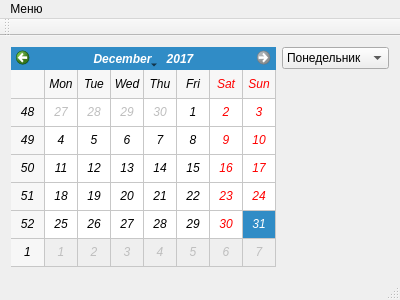
<?xml version="1.0" encoding="UTF-8"?>
<ui version="4.0">
 <class>MainWindow</class>
 <widget class="QMainWindow" name="MainWindow">
  <property name="geometry">
   <rect>
    <x>0</x>
    <y>0</y>
    <width>400</width>
    <height>300</height>
   </rect>
  </property>
  <property name="windowTitle">
   <string>Лабораторная работа №1</string>
  </property>
  <widget class="QWidget" name="centralWidget">
   <layout class="QHBoxLayout" name="horizontalLayout">
    <item>
     <widget class="QCalendarWidget" name="calendarWidget">
      <property name="font">
       <font>
        <italic>true</italic>
       </font>
      </property>
      <property name="minimumDate">
       <date>
        <year>2017</year>
        <month>1</month>
        <day>1</day>
       </date>
      </property>
      <property name="maximumDate">
       <date>
        <year>2017</year>
        <month>12</month>
        <day>31</day>
       </date>
      </property>
      <property name="gridVisible">
       <bool>true</bool>
      </property>
     </widget>
    </item>
    <item>
     <layout class="QVBoxLayout" name="verticalLayout">
      <item>
       <widget class="QComboBox" name="comboBox">
        <item>
         <property name="text">
          <string>Понедельник</string>
         </property>
        </item>
        <item>
         <property name="text">
          <string>Вторник</string>
         </property>
        </item>
        <item>
         <property name="text">
          <string>Среда</string>
         </property>
        </item>
        <item>
         <property name="text">
          <string>Четверг</string>
         </property>
        </item>
        <item>
         <property name="text">
          <string>Пятница</string>
         </property>
        </item>
        <item>
         <property name="text">
          <string>Суббота</string>
         </property>
        </item>
        <item>
         <property name="text">
          <string>Воскресенье</string>
         </property>
        </item>
       </widget>
      </item>
      <item>
       <spacer name="verticalSpacer">
        <property name="orientation">
         <enum>Qt::Vertical</enum>
        </property>
        <property name="sizeHint" stdset="0">
         <size>
          <width>20</width>
          <height>40</height>
         </size>
        </property>
       </spacer>
      </item>
     </layout>
    </item>
   </layout>
  </widget>
  <widget class="QMenuBar" name="menuBar">
   <property name="geometry">
    <rect>
     <x>0</x>
     <y>0</y>
     <width>400</width>
     <height>21</height>
    </rect>
   </property>
   <widget class="QMenu" name="menu">
    <property name="title">
     <string>Меню</string>
    </property>
    <addaction name="action"/>
    <addaction name="action_2"/>
   </widget>
   <addaction name="menu"/>
  </widget>
  <widget class="QToolBar" name="mainToolBar">
   <attribute name="toolBarArea">
    <enum>TopToolBarArea</enum>
   </attribute>
   <attribute name="toolBarBreak">
    <bool>false</bool>
   </attribute>
  </widget>
  <widget class="QStatusBar" name="statusBar"/>
  <action name="action">
   <property name="text">
    <string>Авторы</string>
   </property>
  </action>
  <action name="action_2">
   <property name="text">
    <string>Выход</string>
   </property>
  </action>
 </widget>
 <layoutdefault spacing="6" margin="11"/>
 <resources/>
 <connections>
  <connection>
   <sender>action_2</sender>
   <signal>triggered()</signal>
   <receiver>MainWindow</receiver>
   <slot>close()</slot>
   <hints>
    <hint type="sourcelabel">
     <x>-1</x>
     <y>-1</y>
    </hint>
    <hint type="destinationlabel">
     <x>199</x>
     <y>149</y>
    </hint>
   </hints>
  </connection>
 </connections>
</ui>
